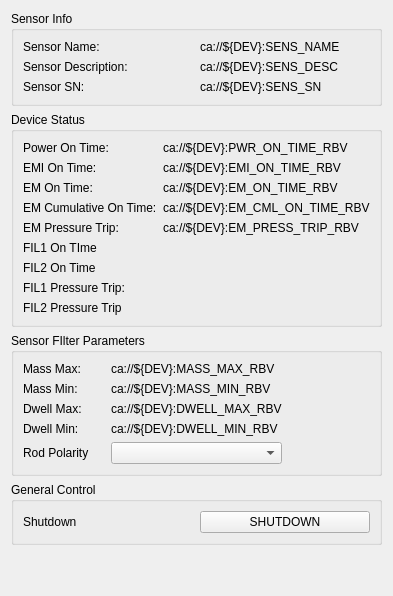
          <widget class="QFrame" name="verticalFrame2">
           <property name="maximumSize">
            <size>
             <width>310</width>
             <height>16777215</height>
            </size>
           </property>
           <layout class="QVBoxLayout" name="verticalLayout_9">
            <item>
             <widget class="QGroupBox" name="horizontalGroupBox_3">
              <property name="title">
               <string>Sensor Info</string>
              </property>
              <layout class="QHBoxLayout" name="horizontalLayout_6">
               <item>
                <layout class="QGridLayout" name="gridLayout_6">
                 <item row="2" column="1">
                  <widget class="PyDMLabel" name="PyDMLabel_20">
                   <property name="toolTip">
                    <string/>
                   </property>
                   <property name="text">
                    <string>ca://${DEV}:SENS_SN</string>
                   </property>
                   <property name="precisionFromPV" stdset="0">
                    <bool>false</bool>
                   </property>
                   <property name="alarmSensitiveContent" stdset="0">
                    <bool>false</bool>
                   </property>
                   <property name="alarmSensitiveBorder" stdset="0">
                    <bool>false</bool>
                   </property>
                   <property name="channel" stdset="0">
                    <string>ca://${DEV}:SENS_SN</string>
                   </property>
                  </widget>
                 </item>
                 <item row="0" column="1">
                  <widget class="PyDMLabel" name="PyDMLabel_22">
                   <property name="toolTip">
                    <string/>
                   </property>
                   <property name="text">
                    <string>ca://${DEV}:SENS_NAME</string>
                   </property>
                   <property name="precisionFromPV" stdset="0">
                    <bool>false</bool>
                   </property>
                   <property name="alarmSensitiveContent" stdset="0">
                    <bool>false</bool>
                   </property>
                   <property name="alarmSensitiveBorder" stdset="0">
                    <bool>false</bool>
                   </property>
                   <property name="channel" stdset="0">
                    <string>ca://${DEV}:SENS_NAME</string>
                   </property>
                  </widget>
                 </item>
                 <item row="1" column="0">
                  <widget class="QLabel" name="label_30">
                   <property name="font">
                    <font>
                     <weight>50</weight>
                     <bold>false</bold>
                    </font>
                   </property>
                   <property name="text">
                    <string>Sensor Description:</string>
                   </property>
                  </widget>
                 </item>
                 <item row="1" column="1">
                  <widget class="PyDMLabel" name="PyDMLabel_21">
                   <property name="toolTip">
                    <string/>
                   </property>
                   <property name="text">
                    <string>ca://${DEV}:SENS_DESC</string>
                   </property>
                   <property name="precisionFromPV" stdset="0">
                    <bool>false</bool>
                   </property>
                   <property name="alarmSensitiveContent" stdset="0">
                    <bool>false</bool>
                   </property>
                   <property name="alarmSensitiveBorder" stdset="0">
                    <bool>false</bool>
                   </property>
                   <property name="channel" stdset="0">
                    <string>ca://${DEV}:SENS_DESC</string>
                   </property>
                  </widget>
                 </item>
                 <item row="0" column="0">
                  <widget class="QLabel" name="label_29">
                   <property name="font">
                    <font>
                     <weight>50</weight>
                     <bold>false</bold>
                    </font>
                   </property>
                   <property name="text">
                    <string>Sensor Name:</string>
                   </property>
                  </widget>
                 </item>
                 <item row="2" column="0">
                  <widget class="QLabel" name="label_28">
                   <property name="font">
                    <font>
                     <weight>50</weight>
                     <bold>false</bold>
                    </font>
                   </property>
                   <property name="text">
                    <string>Sensor SN:</string>
                   </property>
                  </widget>
                 </item>
                </layout>
               </item>
              </layout>
             </widget>
            </item>
            <item>
             <widget class="QGroupBox" name="horizontalGroupBox_7">
              <property name="title">
               <string>Device Status</string>
              </property>
              <layout class="QHBoxLayout" name="horizontalLayout_8">
               <item>
                <layout class="QGridLayout" name="gridLayout_7">
                 <item row="4" column="1">
                  <widget class="PyDMLabel" name="PyDMLabel_27">
                   <property name="toolTip">
                    <string/>
                   </property>
                   <property name="text">
                    <string>ca://${DEV}:EM_PRESS_TRIP_RBV</string>
                   </property>
                   <property name="precisionFromPV" stdset="0">
                    <bool>false</bool>
                   </property>
                   <property name="alarmSensitiveContent" stdset="0">
                    <bool>false</bool>
                   </property>
                   <property name="alarmSensitiveBorder" stdset="0">
                    <bool>false</bool>
                   </property>
                   <property name="channel" stdset="0">
                    <string>ca://${DEV}:EM_PRESS_TRIP_RBV</string>
                   </property>
                  </widget>
                 </item>
                 <item row="4" column="0">
                  <widget class="QLabel" name="label_35">
                   <property name="font">
                    <font>
                     <weight>50</weight>
                     <bold>false</bold>
                    </font>
                   </property>
                   <property name="text">
                    <string>EM Pressure Trip:</string>
                   </property>
                  </widget>
                 </item>
                 <item row="0" column="1">
                  <widget class="PyDMLabel" name="PyDMLabel_23">
                   <property name="toolTip">
                    <string/>
                   </property>
                   <property name="text">
                    <string>ca://${DEV}:PWR_ON_TIME_RBV</string>
                   </property>
                   <property name="precision" stdset="0">
                    <number>1</number>
                   </property>
                   <property name="showUnits" stdset="0">
                    <bool>true</bool>
                   </property>
                   <property name="precisionFromPV" stdset="0">
                    <bool>false</bool>
                   </property>
                   <property name="alarmSensitiveContent" stdset="0">
                    <bool>false</bool>
                   </property>
                   <property name="alarmSensitiveBorder" stdset="0">
                    <bool>false</bool>
                   </property>
                   <property name="channel" stdset="0">
                    <string>ca://${DEV}:PWR_ON_TIME_RBV</string>
                   </property>
                  </widget>
                 </item>
                 <item row="1" column="0">
                  <widget class="QLabel" name="label_32">
                   <property name="font">
                    <font>
                     <weight>50</weight>
                     <bold>false</bold>
                    </font>
                   </property>
                   <property name="text">
                    <string>EMI On Time:</string>
                   </property>
                  </widget>
                 </item>
                 <item row="3" column="1">
                  <widget class="PyDMLabel" name="PyDMLabel_26">
                   <property name="toolTip">
                    <string/>
                   </property>
                   <property name="text">
                    <string>ca://${DEV}:EM_CML_ON_TIME_RBV</string>
                   </property>
                   <property name="precision" stdset="0">
                    <number>1</number>
                   </property>
                   <property name="showUnits" stdset="0">
                    <bool>true</bool>
                   </property>
                   <property name="precisionFromPV" stdset="0">
                    <bool>false</bool>
                   </property>
                   <property name="alarmSensitiveContent" stdset="0">
                    <bool>false</bool>
                   </property>
                   <property name="alarmSensitiveBorder" stdset="0">
                    <bool>false</bool>
                   </property>
                   <property name="channel" stdset="0">
                    <string>ca://${DEV}:EM_CML_ON_TIME_RBV</string>
                   </property>
                  </widget>
                 </item>
                 <item row="1" column="1">
                  <widget class="PyDMLabel" name="PyDMLabel_24">
                   <property name="toolTip">
                    <string/>
                   </property>
                   <property name="text">
                    <string>ca://${DEV}:EMI_ON_TIME_RBV</string>
                   </property>
                   <property name="precision" stdset="0">
                    <number>1</number>
                   </property>
                   <property name="showUnits" stdset="0">
                    <bool>true</bool>
                   </property>
                   <property name="precisionFromPV" stdset="0">
                    <bool>false</bool>
                   </property>
                   <property name="alarmSensitiveContent" stdset="0">
                    <bool>false</bool>
                   </property>
                   <property name="alarmSensitiveBorder" stdset="0">
                    <bool>false</bool>
                   </property>
                   <property name="channel" stdset="0">
                    <string>ca://${DEV}:EMI_ON_TIME_RBV</string>
                   </property>
                  </widget>
                 </item>
                 <item row="0" column="0">
                  <widget class="QLabel" name="label_31">
                   <property name="font">
                    <font>
                     <weight>50</weight>
                     <bold>false</bold>
                    </font>
                   </property>
                   <property name="text">
                    <string>Power On Time:</string>
                   </property>
                  </widget>
                 </item>
                 <item row="2" column="1">
                  <widget class="PyDMLabel" name="PyDMLabel_25">
                   <property name="toolTip">
                    <string/>
                   </property>
                   <property name="text">
                    <string>ca://${DEV}:EM_ON_TIME_RBV</string>
                   </property>
                   <property name="precision" stdset="0">
                    <number>1</number>
                   </property>
                   <property name="showUnits" stdset="0">
                    <bool>true</bool>
                   </property>
                   <property name="precisionFromPV" stdset="0">
                    <bool>false</bool>
                   </property>
                   <property name="alarmSensitiveContent" stdset="0">
                    <bool>false</bool>
                   </property>
                   <property name="alarmSensitiveBorder" stdset="0">
                    <bool>false</bool>
                   </property>
                   <property name="channel" stdset="0">
                    <string>ca://${DEV}:EM_ON_TIME_RBV</string>
                   </property>
                  </widget>
                 </item>
                 <item row="5" column="0">
                  <widget class="QLabel" name="label">
                   <property name="text">
                    <string>FIL1 On TIme</string>
                   </property>
                  </widget>
                 </item>
                 <item row="2" column="0">
                  <widget class="QLabel" name="label_33">
                   <property name="font">
                    <font>
                     <weight>50</weight>
                     <bold>false</bold>
                    </font>
                   </property>
                   <property name="text">
                    <string>EM On Time:</string>
                   </property>
                  </widget>
                 </item>
                 <item row="6" column="0">
                  <widget class="QLabel" name="label_2">
                   <property name="text">
                    <string>FIL2 On Time</string>
                   </property>
                  </widget>
                 </item>
                 <item row="3" column="0">
                  <widget class="QLabel" name="label_34">
                   <property name="font">
                    <font>
                     <weight>50</weight>
                     <bold>false</bold>
                    </font>
                   </property>
                   <property name="text">
                    <string>EM Cumulative On Time:</string>
                   </property>
                  </widget>
                 </item>
                 <item row="7" column="0">
                  <widget class="QLabel" name="label_3">
                   <property name="text">
                    <string>FIL1 Pressure Trip:</string>
                   </property>
                  </widget>
                 </item>
                 <item row="8" column="0">
                  <widget class="QLabel" name="label_4">
                   <property name="text">
                    <string>FIL2 Pressure Trip</string>
                   </property>
                  </widget>
                 </item>
                 <item row="5" column="1">
                  <widget class="PyDMLabel" name="PyDMLabel_6">
                   <property name="toolTip">
                    <string/>
                   </property>
                   <property name="precision" stdset="0">
                    <number>1</number>
                   </property>
                   <property name="showUnits" stdset="0">
                    <bool>true</bool>
                   </property>
                   <property name="precisionFromPV" stdset="0">
                    <bool>false</bool>
                   </property>
                   <property name="alarmSensitiveBorder" stdset="0">
                    <bool>false</bool>
                   </property>
                   <property name="channel" stdset="0">
                    <string>ca://${DEV}:FIL1_CML_ON_TIME_RBV</string>
                   </property>
                  </widget>
                 </item>
                 <item row="6" column="1">
                  <widget class="PyDMLabel" name="PyDMLabel_7">
                   <property name="toolTip">
                    <string/>
                   </property>
                   <property name="precision" stdset="0">
                    <number>1</number>
                   </property>
                   <property name="showUnits" stdset="0">
                    <bool>true</bool>
                   </property>
                   <property name="precisionFromPV" stdset="0">
                    <bool>false</bool>
                   </property>
                   <property name="alarmSensitiveBorder" stdset="0">
                    <bool>false</bool>
                   </property>
                   <property name="channel" stdset="0">
                    <string>ca://${DEV}:FIL2_CML_ON_TIME_RBV</string>
                   </property>
                  </widget>
                 </item>
                 <item row="7" column="1">
                  <widget class="PyDMLabel" name="PyDMLabel_8">
                   <property name="toolTip">
                    <string/>
                   </property>
                   <property name="precisionFromPV" stdset="0">
                    <bool>false</bool>
                   </property>
                   <property name="alarmSensitiveBorder" stdset="0">
                    <bool>false</bool>
                   </property>
                   <property name="channel" stdset="0">
                    <string>ca://${DEV}:FIL1_PRESS_TRIP_RBV</string>
                   </property>
                  </widget>
                 </item>
                 <item row="8" column="1">
                  <widget class="PyDMLabel" name="PyDMLabel_9">
                   <property name="toolTip">
                    <string/>
                   </property>
                   <property name="precisionFromPV" stdset="0">
                    <bool>false</bool>
                   </property>
                   <property name="alarmSensitiveBorder" stdset="0">
                    <bool>false</bool>
                   </property>
                   <property name="channel" stdset="0">
                    <string>ca://${DEV}:FIL2_PRESS_TRIP_RBV</string>
                   </property>
                  </widget>
                 </item>
                </layout>
               </item>
              </layout>
             </widget>
            </item>
            <item>
             <widget class="QGroupBox" name="horizontalGroupBox_4">
              <property name="title">
               <string>Sensor FIlter Parameters</string>
              </property>
              <layout class="QHBoxLayout" name="horizontalLayout_11">
               <item>
                <layout class="QGridLayout" name="gridLayout_9">
                 <item row="3" column="1">
                  <widget class="PyDMLabel" name="PyDMLabel_43">
                   <property name="toolTip">
                    <string/>
                   </property>
                   <property name="text">
                    <string>ca://${DEV}:DWELL_MIN_RBV</string>
                   </property>
                   <property name="precisionFromPV" stdset="0">
                    <bool>false</bool>
                   </property>
                   <property name="alarmSensitiveContent" stdset="0">
                    <bool>true</bool>
                   </property>
                   <property name="alarmSensitiveBorder" stdset="0">
                    <bool>false</bool>
                   </property>
                   <property name="channel" stdset="0">
                    <string>ca://${DEV}:DWELL_MIN_RBV</string>
                   </property>
                  </widget>
                 </item>
                 <item row="0" column="1">
                  <widget class="PyDMLabel" name="PyDMLabel_44">
                   <property name="toolTip">
                    <string/>
                   </property>
                   <property name="text">
                    <string>ca://${DEV}:MASS_MAX_RBV</string>
                   </property>
                   <property name="precision" stdset="0">
                    <number>2</number>
                   </property>
                   <property name="showUnits" stdset="0">
                    <bool>true</bool>
                   </property>
                   <property name="precisionFromPV" stdset="0">
                    <bool>false</bool>
                   </property>
                   <property name="alarmSensitiveContent" stdset="0">
                    <bool>true</bool>
                   </property>
                   <property name="alarmSensitiveBorder" stdset="0">
                    <bool>false</bool>
                   </property>
                   <property name="channel" stdset="0">
                    <string>ca://${DEV}:MASS_MAX_RBV</string>
                   </property>
                  </widget>
                 </item>
                 <item row="2" column="0">
                  <widget class="QLabel" name="label_49">
                   <property name="font">
                    <font>
                     <weight>50</weight>
                     <bold>false</bold>
                    </font>
                   </property>
                   <property name="text">
                    <string>Dwell Max:</string>
                   </property>
                  </widget>
                 </item>
                 <item row="1" column="1">
                  <widget class="PyDMLabel" name="PyDMLabel_42">
                   <property name="toolTip">
                    <string/>
                   </property>
                   <property name="text">
                    <string>ca://${DEV}:MASS_MIN_RBV</string>
                   </property>
                   <property name="precision" stdset="0">
                    <number>2</number>
                   </property>
                   <property name="showUnits" stdset="0">
                    <bool>true</bool>
                   </property>
                   <property name="precisionFromPV" stdset="0">
                    <bool>false</bool>
                   </property>
                   <property name="alarmSensitiveContent" stdset="0">
                    <bool>true</bool>
                   </property>
                   <property name="alarmSensitiveBorder" stdset="0">
                    <bool>false</bool>
                   </property>
                   <property name="channel" stdset="0">
                    <string>ca://${DEV}:MASS_MIN_RBV</string>
                   </property>
                  </widget>
                 </item>
                 <item row="4" column="0">
                  <widget class="QLabel" name="label_20">
                   <property name="text">
                    <string>Rod Polarity</string>
                   </property>
                  </widget>
                 </item>
                 <item row="4" column="1">
                  <widget class="PyDMEnumComboBox" name="PyDMEnumComboBox">
                   <property name="toolTip">
                    <string/>
                   </property>
                   <property name="alarmSensitiveBorder" stdset="0">
                    <bool>false</bool>
                   </property>
                   <property name="channel" stdset="0">
                    <string>ca://${DEV}:SET_ROD_POLARITY</string>
                   </property>
                  </widget>
                 </item>
                 <item row="0" column="0">
                  <widget class="QLabel" name="label_50">
                   <property name="font">
                    <font>
                     <weight>50</weight>
                     <bold>false</bold>
                    </font>
                   </property>
                   <property name="text">
                    <string>Mass Max:</string>
                   </property>
                  </widget>
                 </item>
                 <item row="2" column="1">
                  <widget class="PyDMLabel" name="PyDMLabel_41">
                   <property name="toolTip">
                    <string/>
                   </property>
                   <property name="text">
                    <string>ca://${DEV}:DWELL_MAX_RBV</string>
                   </property>
                   <property name="precisionFromPV" stdset="0">
                    <bool>false</bool>
                   </property>
                   <property name="alarmSensitiveContent" stdset="0">
                    <bool>true</bool>
                   </property>
                   <property name="alarmSensitiveBorder" stdset="0">
                    <bool>false</bool>
                   </property>
                   <property name="channel" stdset="0">
                    <string>ca://${DEV}:DWELL_MAX_RBV</string>
                   </property>
                  </widget>
                 </item>
                 <item row="3" column="0">
                  <widget class="QLabel" name="label_52">
                   <property name="font">
                    <font>
                     <weight>50</weight>
                     <bold>false</bold>
                    </font>
                   </property>
                   <property name="text">
                    <string>Dwell Min:</string>
                   </property>
                  </widget>
                 </item>
                 <item row="1" column="0">
                  <widget class="QLabel" name="label_51">
                   <property name="font">
                    <font>
                     <weight>50</weight>
                     <bold>false</bold>
                    </font>
                   </property>
                   <property name="text">
                    <string>Mass Min:</string>
                   </property>
                  </widget>
                 </item>
                 <item row="4" column="2">
                  <widget class="PyDMLabel" name="PyDMLabel_65">
                   <property name="toolTip">
                    <string/>
                   </property>
                   <property name="precisionFromPV" stdset="0">
                    <bool>false</bool>
                   </property>
                   <property name="alarmSensitiveBorder" stdset="0">
                    <bool>false</bool>
                   </property>
                   <property name="channel" stdset="0">
                    <string>ca://${DEV}:ROD_POLARITY_RBV</string>
                   </property>
                  </widget>
                 </item>
                </layout>
               </item>
              </layout>
             </widget>
            </item>
            <item>
             <widget class="QGroupBox" name="horizontalGroupBox_8">
              <property name="title">
               <string>General Control</string>
              </property>
              <layout class="QHBoxLayout" name="horizontalLayout_13">
               <item>
                <layout class="QGridLayout" name="gridLayout_21">
                 <item row="0" column="0">
                  <widget class="QLabel" name="label_60">
                   <property name="font">
                    <font>
                     <weight>50</weight>
                     <bold>false</bold>
                    </font>
                   </property>
                   <property name="text">
                    <string>Shutdown</string>
                   </property>
                  </widget>
                 </item>
                 <item row="0" column="1">
                  <widget class="PyDMPushButton" name="PyDMPushButton_7">
                   <property name="toolTip">
                    <string/>
                   </property>
                   <property name="text">
                    <string>SHUTDOWN</string>
                   </property>
                   <property name="channel" stdset="0">
                    <string>ca://${DEV}:SHUTDOWN</string>
                   </property>
                   <property name="showConfirmDialog" stdset="0">
                    <bool>true</bool>
                   </property>
                   <property name="pressValue" stdset="0">
                    <string>1</string>
                   </property>
                  </widget>
                 </item>
                </layout>
               </item>
              </layout>
             </widget>
            </item>
            <item>
             <spacer name="verticalSpacer_3">
              <property name="orientation">
               <enum>Qt::Vertical</enum>
              </property>
              <property name="sizeHint" stdset="0">
               <size>
                <width>20</width>
                <height>40</height>
               </size>
              </property>
             </spacer>
            </item>
           </layout>
          </widget>
